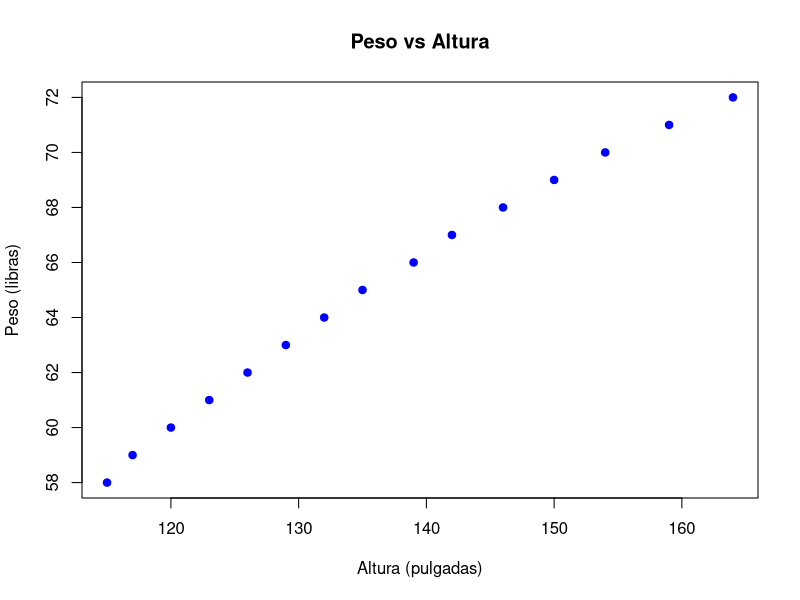
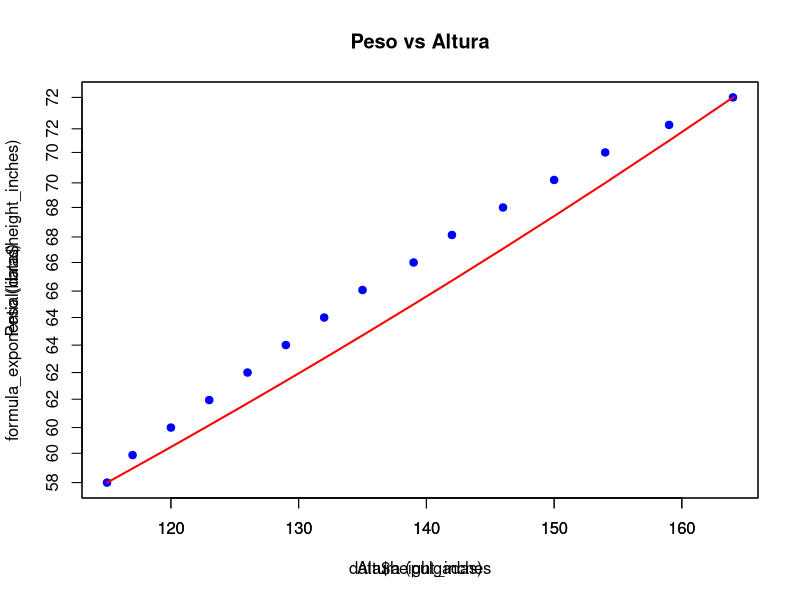
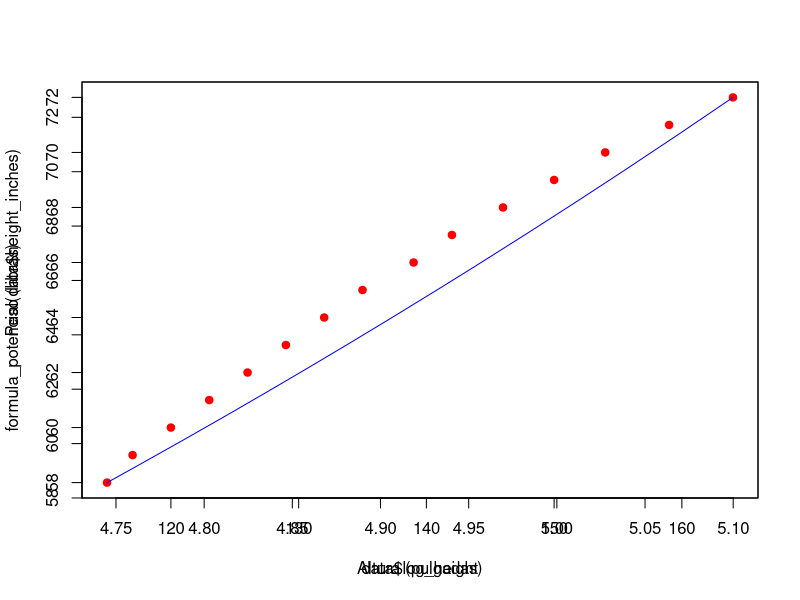

These figures' R source, in order:
library(openxlsx)
# data <- read.xlsx('weight_height.xlsx')
data <- read.xlsx('mrl/class19022026/weight_height.xlsx')

# a) Dibuje los puntos
# variable independiente: height_inches
# variable dependiente: weight_pounds

plot(
    data$height_inches,
    data$weight_pounds,
    main = "Peso vs Altura",
    xlab = "Altura (pulgadas)",
    ylab = "Peso (libras)",
    pch = 19,
    col = "blue"
)

# b) Aplique regresión simple, para construir un modelo exponencial
data$log_weight <- log(data$weight_pounds)
exponencial_model <- lm(log_weight ~ height_inches, data = data)

data$predicted_log_weight <- predict(exponencial_model)

# c) Determine los coeficientes del modelo
## Intercepto
cat('Intercepto:', exponencial_model$coefficients[[1]], '\n')

## Pendiente
cat('Pendiente:', exponencial_model$coefficients[[2]], '\n')

# d) Construya la fórmula del modelo exponencial
formula_exponential <- function(x) {
    exp(exponencial_model$coefficients[[1]] + exponencial_model$coefficients[[2]] * x)
}

# e) Dibuje los puntos y la gráfica del modelo exponencial
plot(
    data$height_inches,
    data$weight_pounds,
    main = "Peso vs Altura",
    xlab = "Altura (pulgadas)",
    ylab = "Peso (libras)",
    pch = 19,
    col = "blue"
)
par(new = T)
plot(
  data$height_inches,
  formula_exponential(data$height_inches),
  col = "red",
  type = "l",
  lwd = 2
)
#
# f) Dibuje los residuos y analice la dispersión

# g) Construya un modelo potencial y repita los incisos del a) al f)
data$log_height <- log(data$height_inches)
potencial_model <- lm(log_weight ~ log_height, data = data)
data$predicted_log_weight_potencial <- predict(potencial_model)

## Intercepto potencial
cat('Intercepto:', potencial_model$coefficients[[1]], '\n')

## Pendiente potencial
cat('Pendiente:', potencial_model$coefficients[[2]], '\n')

## Fórmula potencial
formula_potencial <- function(x) {
    exp(potencial_model$coefficients[[1]] + potencial_model$coefficients[[2]] * log(x))
}

## Gráfica potencial
plot(
    data$height_inches,
    data$weight_pounds,
    # main = "Peso vs Altura",
    xlab = "Altura (pulgadas)",
    ylab = "Peso (libras)",
    pch = 19,
    col = "red"
)
par(new = T)
plot(
    data$log_height,
    formula_potencial(data$height_inches),
    col = "blue",
    type = 'l',
    lwd = 1
)
